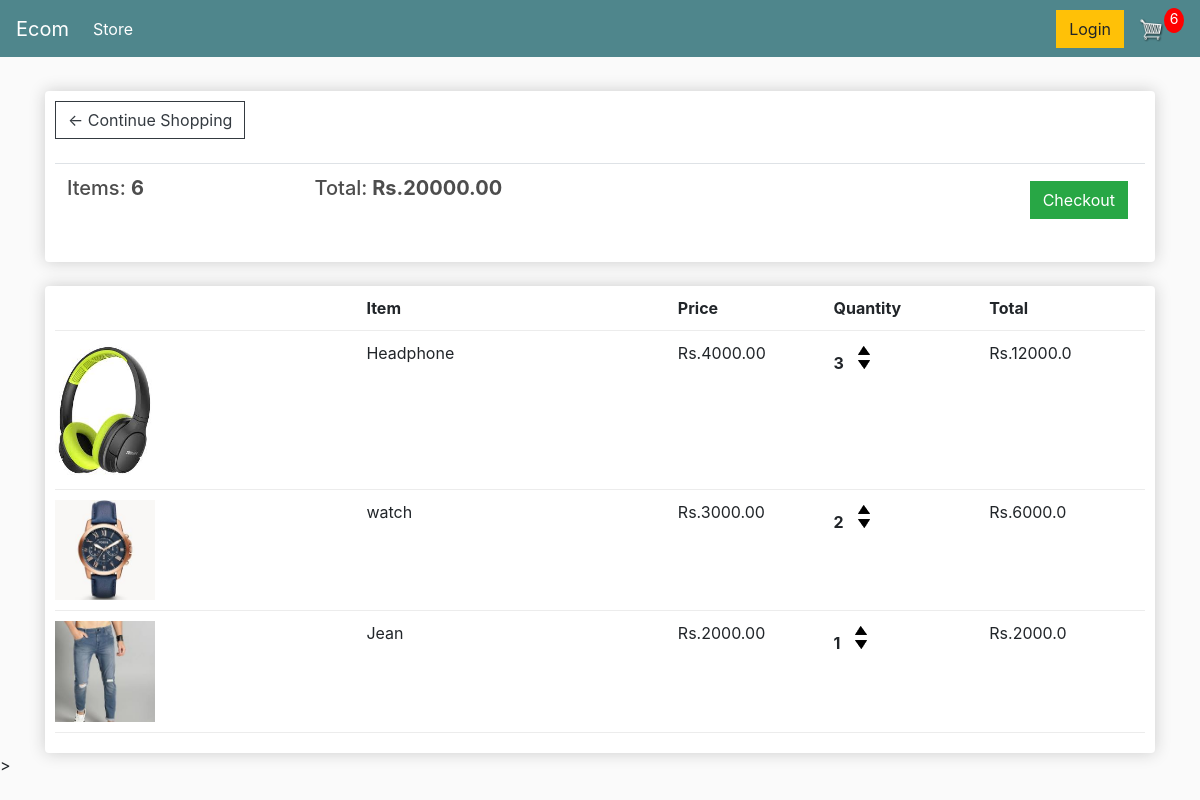
The app's page /cart/ (signed in) with its own data.
### store/models.py (models this page shows, shortened)
class Order(models.Model):
	customer=models.ForeignKey(Customer, on_delete=models.SET_NULL, blank=True,null=True)
	date_ordered=models.DateTimeField(auto_now_add=True)
	complete=models.BooleanField(default=False,null=True,blank=False)
	transaction_id=models.CharField(max_length=100,null=True)
	@property
	def get_cart_total(self):
		orderitems=self.orderitem_set.all()
		total=sum([item.get_total for item in orderitems])
		return total
	@property
	def get_cart_items(self):
		orderitems=self.orderitem_set.all()
		total=sum([item.quantity for item in orderitems])
		return total

class OrderItem(models.Model):
    product=models.ForeignKey(Product, on_delete=models.SET_NULL, blank=True,null=True)
    order=models.ForeignKey(Order, on_delete=models.SET_NULL, blank=True,null=True)
    quantity=models.IntegerField(default=0,null=True,blank=True)
    date_added=models.DateTimeField(auto_now_add=True)
    @property
    def get_total(self):
    	total = self.product.price*self.quantity
    	return total

class Product(models.Model):
	name=models.CharField(max_length=200,null=True)
	price=models.FloatField()
	digital=models.BooleanField(default=False,null=True,blank=False)
	image=models.ImageField(null=True,blank=True)
	@property
	def imageURL(self):
		try:
			url = self.image.url
		except:
			url = ''
		return url

### store/views.py (the view)
# urls.py: path('cart/', views.cart, name="cart"),
def cart(request):
	data = cartData(request)
	cartItems = data['cartItems']
	order = data['order']
	items = data['items']
	context = {'items':items, 'order':order, 'cartItems':cartItems}
	return render(request, 'store/cart.html', context)

### store/utils.py (called while the page is built)
def cartData(request):
	if request.user.is_authenticated:
		customer = request.user.customer
		order, created = Order.objects.get_or_create(customer=customer, complete=False)
		items = order.orderitem_set.all()
		cartItems = order.get_cart_items
	else:
		cookieData = cookieCart(request)
		cartItems = cookieData['cartItems']
		order = cookieData['order']
		items = cookieData['items']
	return {'cartItems':cartItems ,'order':order, 'items':items}

### store/templates/store/cart.html
{% extends 'store/main.html' %}
{% load static %}
{% block content %}
	<div class="row">
		<div class="col-lg-12">
			<div class="box-element">
				<a  class="btn btn-outline-dark" href="{% url 'store' %}">&#x2190; Continue Shopping</a>
				<br>
				<br>
				<table class="table">
					<tr>
						<th><h5>Items: <strong>{{order.get_cart_items}}</strong></h5></th>
						<th><h5>Total:<strong> Rs.{{order.get_cart_total|floatformat:2}}</strong></h5></th>
						<th>
							<a  style="float:right; margin:5px;" class="btn btn-success" href="{% url 'checkout' %}">Checkout</a>
						</th>
					</tr>
				</table>
			</div>
			<br>
			<div class="box-element">
				<div class="cart-row">
					<div style="flex:2"></div>
					<div style="flex:2"><strong>Item</strong></div>
					<div style="flex:1"><strong>Price</strong></div>
					<div style="flex:1"><strong>Quantity</strong></div>
					<div style="flex:1"><strong>Total</strong></div>
				</div>
{% for item in items %}
				<div class="cart-row">
					<div style="flex:2"><img class="row-image" src="{{item.product.imageURL}}"></div>
					<div style="flex:2">{{item.product.name}}</div>
					<div style="flex:1">Rs.{{item.product.price|floatformat:2}}</div>
					<div style="flex:1">
						<p class="quantity">{{item.quantity}}</p>
						<div class="quantity">
							<img data-product={{item.product.id}} data-action="add" class="chg-quantity update-cart" src="{% static  'images/arrow-up.png' %}">
							<img data-product={{item.product.id}} data-action="remove" class="chg-quantity update-cart" src="{% static  'images/arrow-down.png' %}">
						</div>
					</div>
					<div style="flex:1">Rs.{{item.get_total}}</div>
				</div>
              {% endfor %}
			</div>
		</div>
	</div>
{% endblock content %}

### static/css/main.css (style rules this page uses)
body { background-color: hsl(0, 0%, 98%); }
h1,h2,h3,h4,h5,h6 { color:hsl(0, 0%, 30%); }
.box-element { box-shadow:hsl(0, 0%, 80%) 0 0 16px; background-color: #fff; border-radius: 4px; padding: 10px; }
.col-lg-4, .col-lg-6, .col-lg-8, .col-lg-12 { margin-top: 10px; }
.btn { border-radius: 0; }
.row-image { width: 100px; }
.cart-row { display: flex; align-items: flex-stretch; padding-bottom: 10px; margin-bottom: 10px; border-bottom: 1px solid #ececec; }
.quantity { display: inline-block; font-weight: 700; padding-right:10px; }
.chg-quantity { width: 12px; cursor: pointer; display: block; margin-top: 5px; transition:.1s; }

### records on screen
Order: get_cart_items "6", get_cart_total "20000.00"
OrderItem: product.imageURL (picture), product.name "Headphone", product.price "4000.00", quantity "3", get_total "12000.0"
OrderItem: product.imageURL (picture), product.name "watch", product.price "3000.00", quantity "2", get_total "6000.0"
OrderItem: product.imageURL (picture), product.name "Jean", product.price "2000.00", quantity "1", get_total "2000.0"

### other values on screen
{{ cartItems }} "6"
